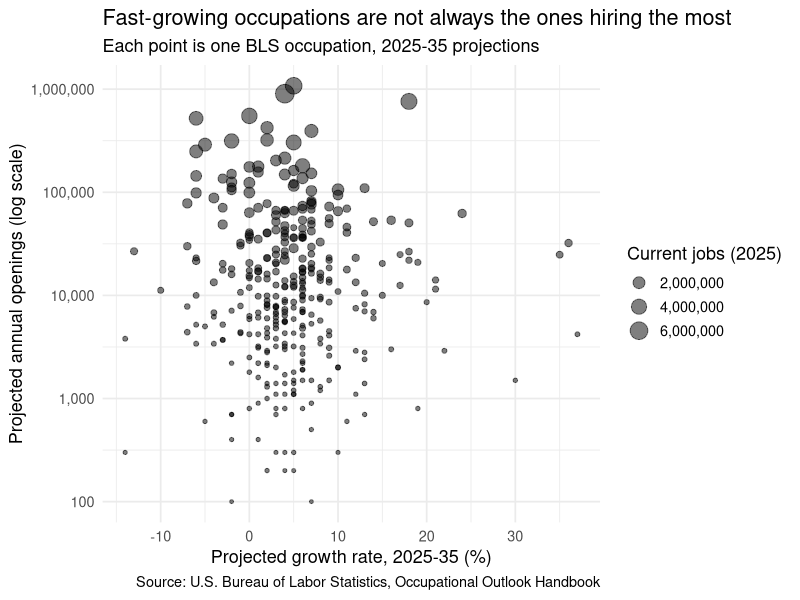
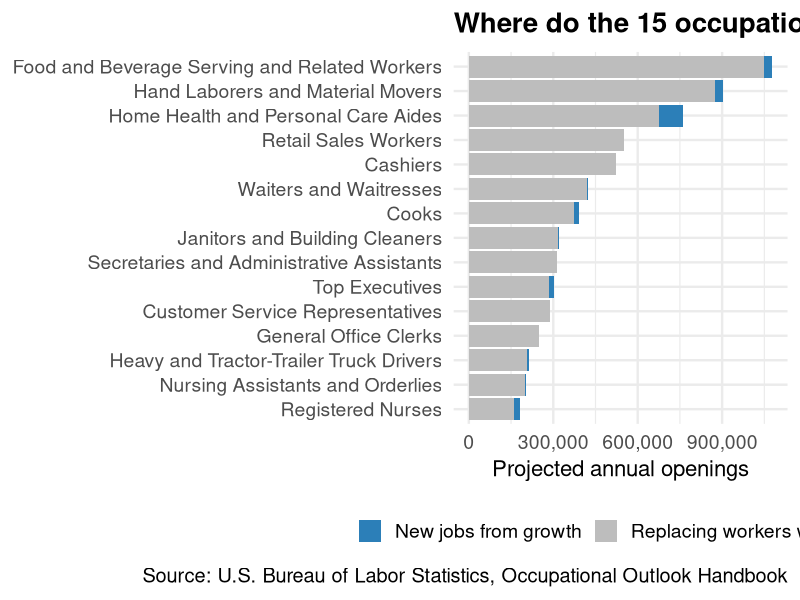

Generate these figures, in order, with R:
# 03_analysis.R
# Input : data/clean/ooh_analysis.csv
# Output: results/figures/*.png, results/tables/*.csv

library(tidyverse)
library(here)

ooh <- read_csv(here("data", "clean", "ooh_analysis.csv"), show_col_types = FALSE)

dir.create(here("results", "figures"), recursive = TRUE, showWarnings = FALSE)
dir.create(here("results", "tables"),  recursive = TRUE, showWarnings = FALSE)

# 1. Do growth rate and openings rank occupations the same way?
cor_pearson  <- cor(ooh$growth_pct, ooh$openings_per_year_n, use = "complete.obs")
cor_spearman <- cor(ooh$growth_pct, ooh$openings_per_year_n,
                     method = "spearman", use = "complete.obs")

message("Pearson correlation (growth % vs openings/year): ", round(cor_pearson, 2))
message("Spearman rank correlation: ", round(cor_spearman, 2))

top_growth   <- ooh |> slice_max(growth_pct, n = 20) |> pull(page_title)
top_openings <- ooh |> slice_max(openings_per_year_n, n = 20) |> pull(page_title)
overlap_n    <- length(intersect(top_growth, top_openings))
message("Overlap between top-20 by growth and top-20 by openings: ", overlap_n, " / 20")

write_csv(
  tibble(
    metric = c("pearson_cor", "spearman_cor", "top20_overlap"),
    value  = c(cor_pearson, cor_spearman, overlap_n)
  ),
  here("results", "tables", "growth_vs_openings_correlation.csv")
)

# 2. Scatter: growth rate vs openings, sized by current employment
p_scatter <- ooh |>
  ggplot(aes(x = growth_pct, y = openings_per_year_n, size = jobs_2025_n)) +
  geom_point(alpha = 0.5) +
  scale_y_log10(labels = scales::comma) +
  scale_size_continuous(labels = scales::comma, name = "Current jobs (2025)") +
  labs(
    title = "Fast-growing occupations are not always the ones hiring the most",
    subtitle = "Each point is one BLS occupation, 2025-35 projections",
    x = "Projected growth rate, 2025-35 (%)",
    y = "Projected annual openings (log scale)",
    caption = "Source: U.S. Bureau of Labor Statistics, Occupational Outlook Handbook"
  ) +
  theme_minimal(base_size = 13)

ggsave(here("results", "figures", "growth_vs_openings_scatter.png"),
       p_scatter, width = 8, height = 6, dpi = 200)

# 3. Openings decomposition: how much comes from growth vs. replacement
p_decomp <- ooh |>
  filter(openings_per_year_n > 0) |>
  slice_max(openings_per_year_n, n = 15) |>
  mutate(
    growth_share = pmin(1, pmax(0, growth_jobs_per_year / openings_per_year_n)),
    page_title = fct_reorder(page_title, openings_per_year_n)
  ) |>
  select(page_title, openings_per_year_n, growth_share) |>
  mutate(
    from_growth      = openings_per_year_n * growth_share,
    from_replacement = openings_per_year_n * (1 - growth_share)
  ) |>
  pivot_longer(c(from_growth, from_replacement), names_to = "source", values_to = "n") |>
  ggplot(aes(x = page_title, y = n, fill = source)) +
  geom_col() +
  coord_flip() +
  scale_y_continuous(labels = scales::comma) +
  scale_fill_manual(
    values = c(from_growth = "#2c7fb8", from_replacement = "#bdbdbd"),
    labels = c("New jobs from growth", "Replacing workers who leave")
  ) +
  labs(
    title = "Where do the 15 occupations with the most openings get their openings?",
    x = NULL, y = "Projected annual openings", fill = NULL,
    caption = "Source: U.S. Bureau of Labor Statistics, Occupational Outlook Handbook"
  ) +
  theme_minimal(base_size = 18) +
  theme(
    legend.position = "bottom",
    axis.text = element_text(size = 14),
    axis.title = element_text(size = 16),
    plot.title = element_text(size = 20, face = "bold"),
    legend.text = element_text(size = 14)
  )

ggsave(here("results", "figures", "openings_decomposition.png"),
       p_decomp, width = 15, height = 10, dpi = 200)

# 4. Actionable table: by education level, best-openings occupations
recommend_table <- ooh |>
  filter(!is.na(education_level), above_median_pay) |>
  group_by(education_level) |>
  slice_max(openings_rate_pct, n = 5, with_ties = FALSE) |>
  ungroup() |>
  select(education_level, page_title, median_pay_usd, growth_pct,
         openings_per_year_n, openings_rate_pct) |>
  arrange(education_level, desc(openings_rate_pct))

write_csv(recommend_table, here("results", "tables", "top_openings_by_education.csv"))

# 5. Sanity print
print(recommend_table, n = 40)
message("Figures written to results/figures/, tables to results/tables/")
